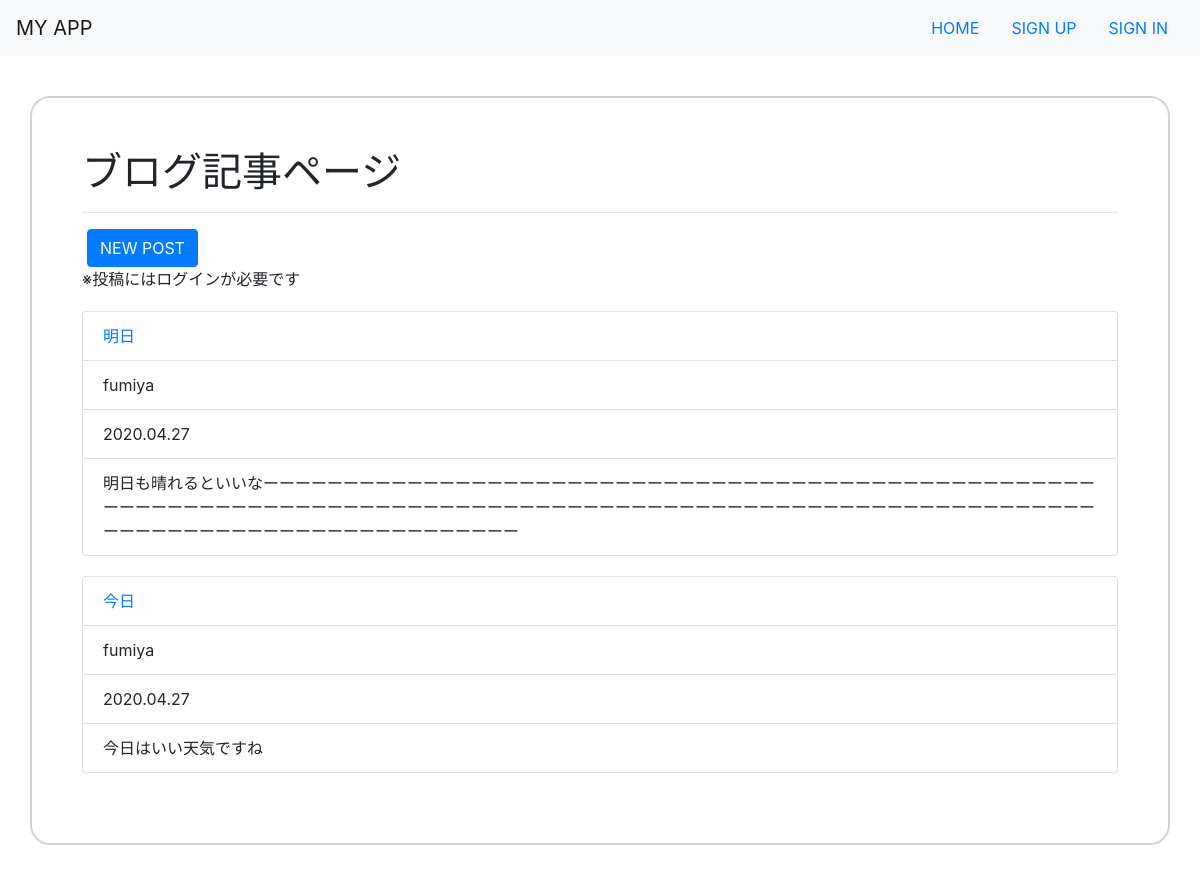
Screenshot of /blog/ with the database file from the repository.
### blog/models.py (models this page shows, shortened)
class Post(models.Model):
    title = models.CharField(max_length=100)
    content = models.TextField()
    author = models.ForeignKey(User, on_delete=models.CASCADE)
    date_posted = models.DateTimeField(default=timezone.now)

### blog/views.py (the view)
# urls.py: path('blog/', views.PostListView.as_view(), name='blog-home'),
class PostListView(ListView):
    model = Post
    template_name = 'blog/home.html'
    context_object_name = 'posts'
    ordering = ['-date_posted']

### blog/templates/blog/home.html (shortened to what this page needs)
{% extends 'account/base.html' %}
{% load static %}
    {% block body %}
    <div class="container">
        <h1>ブログ記事ページ</h1>
        <hr>
        <form action="{% url 'post-create' %}">
            <button type="submit" class="btn btn-primary slide">NEW POST </button>
        </form>
        <p>※投稿にはログインが必要です</p>
        {% for post in posts %}
        <ul class="list-group">
            <li class="list-group-item"><a href="{% url 'post-detail' post.id %}">{{ post.title }}</a></li>
            <li class="list-group-item">{{ post.author }}</li>
            <li class="list-group-item">{{ post.date_posted|date:'Y.m.d' }}</li>
            <li class="list-group-item">{{ post.content }}</li>
        </ul>
        {% endfor %}
    </div>
    {% endblock body %}

### account/templates/account/base.html (shortened to what this page needs)
{% load static %}
<!DOCTYPE html>
<HTML>
<head>
    <link rel="stylesheet" href="https://stackpath.bootstrapcdn.com/bootstrap/4.4.1/css/bootstrap.min.css"
>
    <link rel="stylesheet" type="text/css" href="{% static 'css/styles.css' %}">
</head>
<body>
    <nav class="navbar navbar-light bg-light">
        <a class="navbar-brand" href="#">MY APP</a>
        <ul class="nav justify-content-end">
            {% if user.is_authenticated %}
            <li class="nav-item"><a class="nav-link" href="{% url 'blog-home' %}">HOME</a></li>
            <li class="nav-item"><a class="nav-link" href="{% url 'logout' %}">LOG OUT</a></li>
            <li class="nav-item"><a class="nav-link" href="#">PROFILE</a></li>
            {% else %}
            <li class="nav-item"><a class="nav-link" href="{% url 'blog-home' %}">HOME</a></li>
            <li class="nav-item"><a class="nav-link" href="{% url 'signup' %}">SIGN UP</a></li>
            <li class="nav-item"><a class="nav-link" href="{% url 'login' %}">SIGN IN</a></li>
            {% endif %}
        </ul>
    </nav>
    {% block body %}
    {% endblock body %}
</body>
</HTML>

### static/css/styles.css (style rules this page uses)
.container { margin: 40px auto; padding: 50px ; border: solid 2px lightgray ; border-radius: 20px; }
.list-group { margin: 20px auto ; }
form { margin: 0 5px ; }

### rows the page displays
Post: title "明日", author "fumiya", date_posted "2020.04.27", content "明日も晴れるといいなーーーーーーーーーーーーーーーーーーーーーーーーーーーーーーーーーーーーーーーーーーーーーーーーーーーーーーーーーーーーーーーーーーーーーーーーーーーーーーーーーーーーーーーーーーーーーーーーーーーーーーーーーーーーーーーーーーーーーーーーーーーーーーーーーーーーーーーーーーーー"
Post: title "今日", author "fumiya", date_posted "2020.04.27", content "今日はいい天気ですね"
